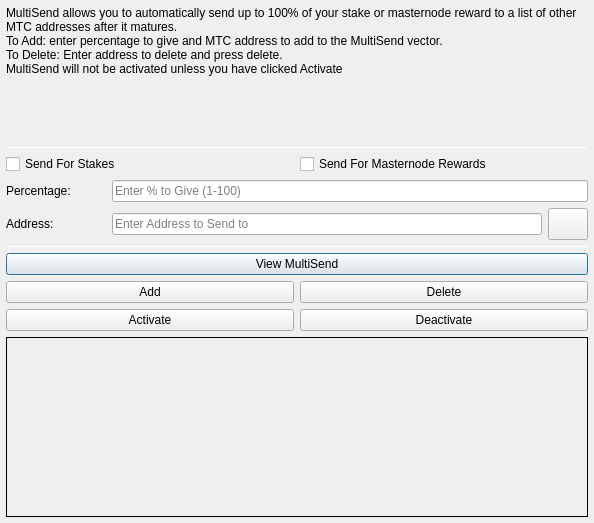
<?xml version="1.0" encoding="UTF-8"?>
<ui version="4.0">
 <class>MultiSendDialog</class>
 <widget class="QDialog" name="MultiSendDialog">
  <property name="windowModality">
   <enum>Qt::NonModal</enum>
  </property>
  <property name="geometry">
   <rect>
    <x>0</x>
    <y>0</y>
    <width>594</width>
    <height>523</height>
   </rect>
  </property>
  <property name="windowTitle">
   <string>MultiSend</string>
  </property>
  <layout class="QVBoxLayout" name="verticalLayout" stretch="0">
   <property name="leftMargin">
    <number>6</number>
   </property>
   <property name="topMargin">
    <number>6</number>
   </property>
   <property name="rightMargin">
    <number>6</number>
   </property>
   <property name="bottomMargin">
    <number>6</number>
   </property>
   <item>
    <layout class="QVBoxLayout" name="verticalLayout_Main" stretch="1,1,1,1,1,1">
     <item>
      <widget class="QLabel" name="label_2">
       <property name="lineWidth">
        <number>1</number>
       </property>
       <property name="text">
        <string>MultiSend allows you to automatically send up to 100% of your stake or masternode reward to a list of other MTC addresses after it matures.
To Add: enter percentage to give and MTC address to add to the MultiSend vector.
To Delete: Enter address to delete and press delete.
MultiSend will not be activated unless you have clicked Activate</string>
       </property>
       <property name="alignment">
        <set>Qt::AlignLeading|Qt::AlignLeft|Qt::AlignTop</set>
       </property>
       <property name="wordWrap">
        <bool>true</bool>
       </property>
      </widget>
     </item>
     <item>
      <widget class="Line" name="line">
       <property name="minimumSize">
        <size>
         <width>0</width>
         <height>1</height>
        </size>
       </property>
       <property name="maximumSize">
        <size>
         <width>16777215</width>
         <height>1</height>
        </size>
       </property>
       <property name="orientation">
        <enum>Qt::Horizontal</enum>
       </property>
      </widget>
     </item>
     <item>
      <layout class="QVBoxLayout" name="verticalLayout_Settings">
       <item>
        <layout class="QHBoxLayout" name="horizontalLayout">
         <item>
          <widget class="QCheckBox" name="multiSendStakeCheckBox">
           <property name="text">
            <string>Send For Stakes</string>
           </property>
          </widget>
         </item>
         <item>
          <widget class="QCheckBox" name="multiSendMasternodeCheckBox">
           <property name="text">
            <string>Send For Masternode Rewards</string>
           </property>
          </widget>
         </item>
        </layout>
       </item>
       <item>
        <layout class="QHBoxLayout" name="horizontalLayout_6">
         <item>
          <widget class="QLabel" name="label">
           <property name="minimumSize">
            <size>
             <width>100</width>
             <height>0</height>
            </size>
           </property>
           <property name="toolTip">
            <string>Percentage of stake to send</string>
           </property>
           <property name="text">
            <string>Percentage:</string>
           </property>
          </widget>
         </item>
         <item>
          <widget class="QLineEdit" name="multiSendPercentEdit">
           <property name="toolTip">
            <string>Enter whole numbers 1 - 100</string>
           </property>
           <property name="placeholderText">
            <string>Enter % to Give (1-100)</string>
           </property>
          </widget>
         </item>
        </layout>
       </item>
       <item>
        <layout class="QHBoxLayout" name="horizontalLayout_7">
         <item>
          <widget class="QLabel" name="label_5">
           <property name="minimumSize">
            <size>
             <width>100</width>
             <height>0</height>
            </size>
           </property>
           <property name="toolTip">
            <string>Address to send portion of stake to</string>
           </property>
           <property name="text">
            <string>Address:</string>
           </property>
          </widget>
         </item>
         <item>
          <widget class="QLineEdit" name="multiSendAddressEdit">
           <property name="toolTip">
            <string/>
           </property>
           <property name="placeholderText">
            <string>Enter Address to Send to</string>
           </property>
          </widget>
         </item>
         <item>
          <widget class="QPushButton" name="addressBookButton">
           <property name="maximumSize">
            <size>
             <width>16777215</width>
             <height>32</height>
            </size>
           </property>
           <property name="toolTip">
            <string>Choose an address from the address book</string>
           </property>
           <property name="text">
            <string/>
           </property>
           <property name="icon">
            <iconset resource="../mtcoin.qrc">
             <normaloff>:/icons/address-book</normaloff>:/icons/address-book</iconset>
           </property>
           <property name="shortcut">
            <string>Alt+A</string>
           </property>
           <property name="autoDefault">
            <bool>false</bool>
           </property>
          </widget>
         </item>
        </layout>
       </item>
      </layout>
     </item>
     <item>
      <widget class="Line" name="line_2">
       <property name="minimumSize">
        <size>
         <width>0</width>
         <height>1</height>
        </size>
       </property>
       <property name="maximumSize">
        <size>
         <width>16777215</width>
         <height>1</height>
        </size>
       </property>
       <property name="orientation">
        <enum>Qt::Horizontal</enum>
       </property>
      </widget>
     </item>
     <item>
      <layout class="QVBoxLayout" name="verticalLayout_Buttons">
       <item>
        <layout class="QHBoxLayout" name="horizontalLayout_4">
         <item>
          <widget class="QPushButton" name="viewButton">
           <property name="toolTip">
            <string/>
           </property>
           <property name="statusTip">
            <string>View MultiSend Vector</string>
           </property>
           <property name="text">
            <string>View MultiSend</string>
           </property>
          </widget>
         </item>
        </layout>
       </item>
       <item>
        <layout class="QHBoxLayout" name="horizontalLayout_2">
         <item>
          <widget class="QPushButton" name="addButton">
           <property name="toolTip">
            <string/>
           </property>
           <property name="statusTip">
            <string>Add to MultiSend Vector</string>
           </property>
           <property name="text">
            <string>Add</string>
           </property>
          </widget>
         </item>
         <item>
          <widget class="QPushButton" name="deleteButton">
           <property name="toolTip">
            <string/>
           </property>
           <property name="statusTip">
            <string>Delete Address From MultiSend Vector</string>
           </property>
           <property name="text">
            <string>Delete</string>
           </property>
          </widget>
         </item>
        </layout>
       </item>
       <item>
        <layout class="QHBoxLayout" name="horizontalLayout_5">
         <item>
          <widget class="QPushButton" name="activateButton">
           <property name="statusTip">
            <string>Activate MultiSend</string>
           </property>
           <property name="text">
            <string>Activate</string>
           </property>
          </widget>
         </item>
         <item>
          <widget class="QPushButton" name="disableButton">
           <property name="statusTip">
            <string>Deactivate MultiSend</string>
           </property>
           <property name="text">
            <string>Deactivate</string>
           </property>
          </widget>
         </item>
        </layout>
       </item>
      </layout>
     </item>
     <item>
      <widget class="QLabel" name="message">
       <property name="minimumSize">
        <size>
         <width>0</width>
         <height>180</height>
        </size>
       </property>
       <property name="frameShape">
        <enum>QFrame::Panel</enum>
       </property>
       <property name="frameShadow">
        <enum>QFrame::Plain</enum>
       </property>
       <property name="lineWidth">
        <number>1</number>
       </property>
       <property name="midLineWidth">
        <number>1</number>
       </property>
       <property name="text">
        <string/>
       </property>
       <property name="alignment">
        <set>Qt::AlignLeading|Qt::AlignLeft|Qt::AlignTop</set>
       </property>
       <property name="wordWrap">
        <bool>true</bool>
       </property>
      </widget>
     </item>
    </layout>
   </item>
  </layout>
 </widget>
 <resources>
  <include location="../mtcoin.qrc"/>
 </resources>
 <connections/>
</ui>
